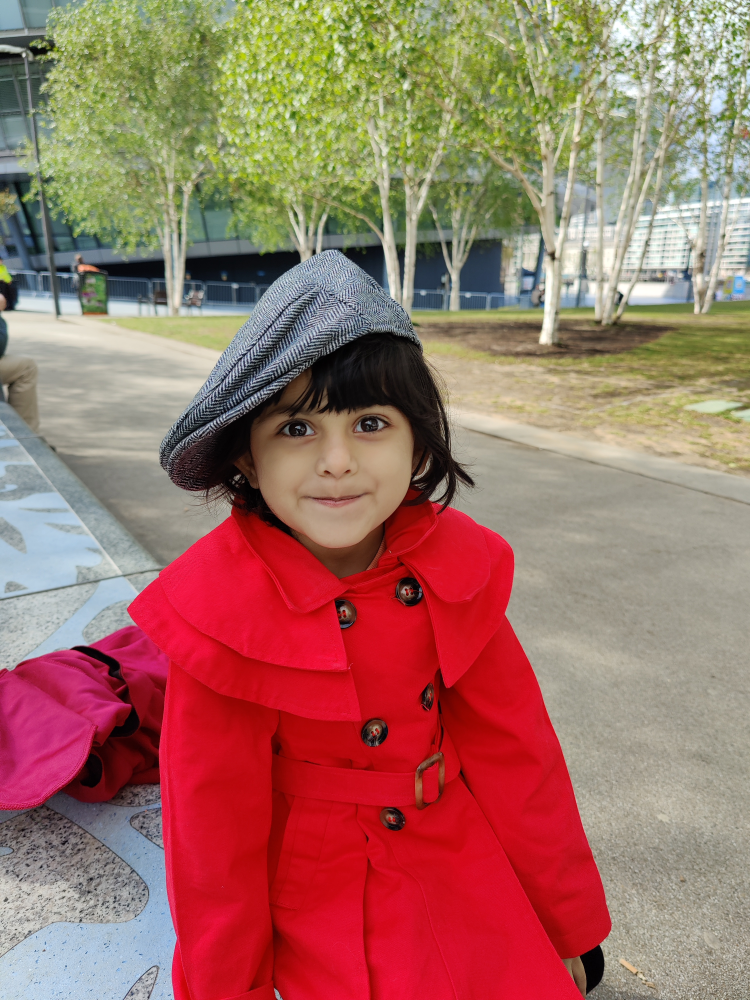
#> input picture Part 1 Introduction to computer vision projects/1-4 Corners and Object Detection,Feature vector/images/kyna.jpg, 3000 x 4000 px (shown at 1/4 size); the run also reads 1 picture not shown here
$ jupyter execute '3. ORBkeypointanddescriptor.ipynb'   (shell and % lines are left out)
#> lines starting #> are read from the running program, lines starting #| are printed output that depends on the picture
[cell 1]
import cv2
import matplotlib.pyplot as plt

[cell 2]
#Set default figure size
plt.rcParams['figure.figsize'] =[14.0,7.0]

[cell 3]
#Load training image
image1  = cv2.imread('images/kyna.jpg')
#> image1 is the input picture: shape (4000, 3000, 3); mean B, G, R 99.8, 111.4, 159.8
#load query image
image2 =  cv2.imread('images/kyna1.jpg')

[cell 4]
#Convert training image to RGB
training_image = cv2.cvtColor(image1,cv2.COLOR_BGR2RGB)
#Convert uery image to RGB
query_image = cv2.cvtColor(image2,cv2.COLOR_BGR2RGB)

[cell 5]
#Convert training image to grayscale
training_gray = cv2.cvtColor(training_image,cv2.COLOR_RGB2GRAY)
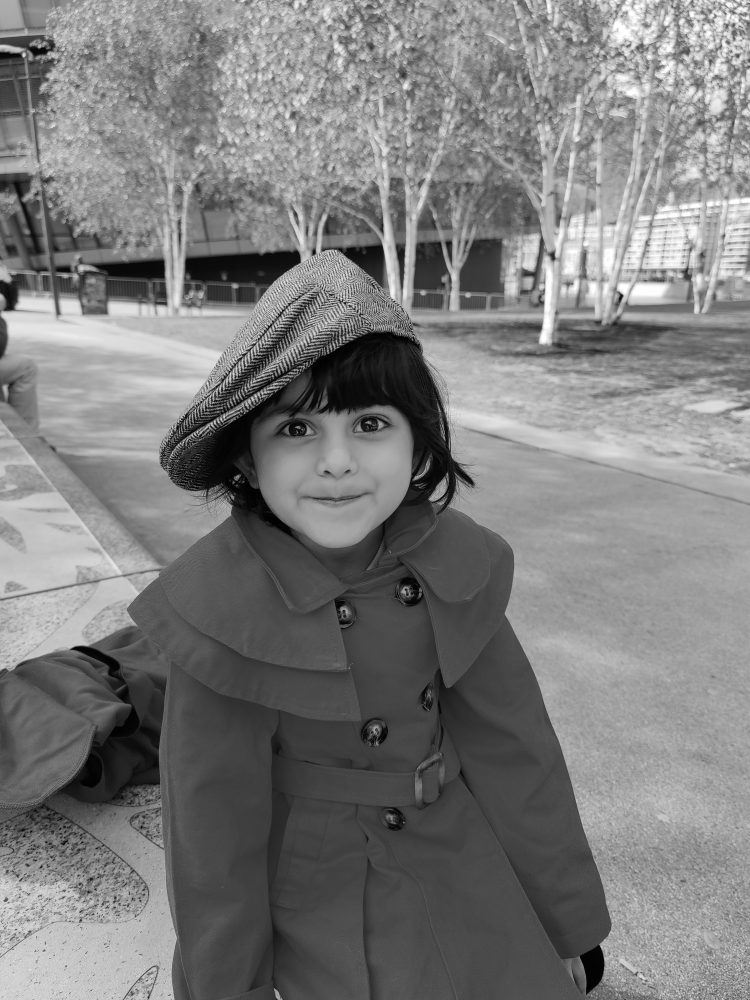
#> training_gray: shape (4000, 3000) (shown at 1/4 size); min 0, max 255, mean 124.6
#Convert query image to grayscale
query_gray = cv2.cvtColor(query_image,cv2.COLOR_RGB2GRAY)

[cell 6]
#Set parameters of ORB algorithm by specifying maximum number of keypoints to locate the pyramid decimation ratio
orb = cv2.ORB_create(1000,2.0)

[cell 7]
#Find keypoints in training and query image and compute their ORB descriptor
keypoints_train,descriptors_train = orb.detectAndCompute(training_gray,None)
#> keypoints_train = 988 keypoints; strongest (x, y, size): (1364, 1198, 62), (1652, 1333, 31), (1652, 1331, 31), (1374, 1204, 62)
keypoints_query,descriptors_query = orb.detectAndCompute(query_gray,None)
#> keypoints_query has the same summary as keypoints_train

[cell 8]
#Create a Brute force matcher object,s set crosscheck to True so that BFmatcher will return consistent pairs
bf = cv2.BFMatcher(cv2.NORM_HAMMING,crossCheck =True)

[cell 9]
#Perform matching between ORB descriptors of training and query image
matches = bf.match(descriptors_train,descriptors_query)
#> matches = 988 matches

[cell 10]
#Matches with shorter distance we want so we sort the matches according to distance
matches  = sorted(matches,key = lambda x:x.distance)

[cell 11]
#Connect the keypoints in training image with their best matching points in query image
result = cv2.drawMatches(training_gray,keypoints_train,query_gray,keypoints_query,matches[:300],query_gray,flags = 2)
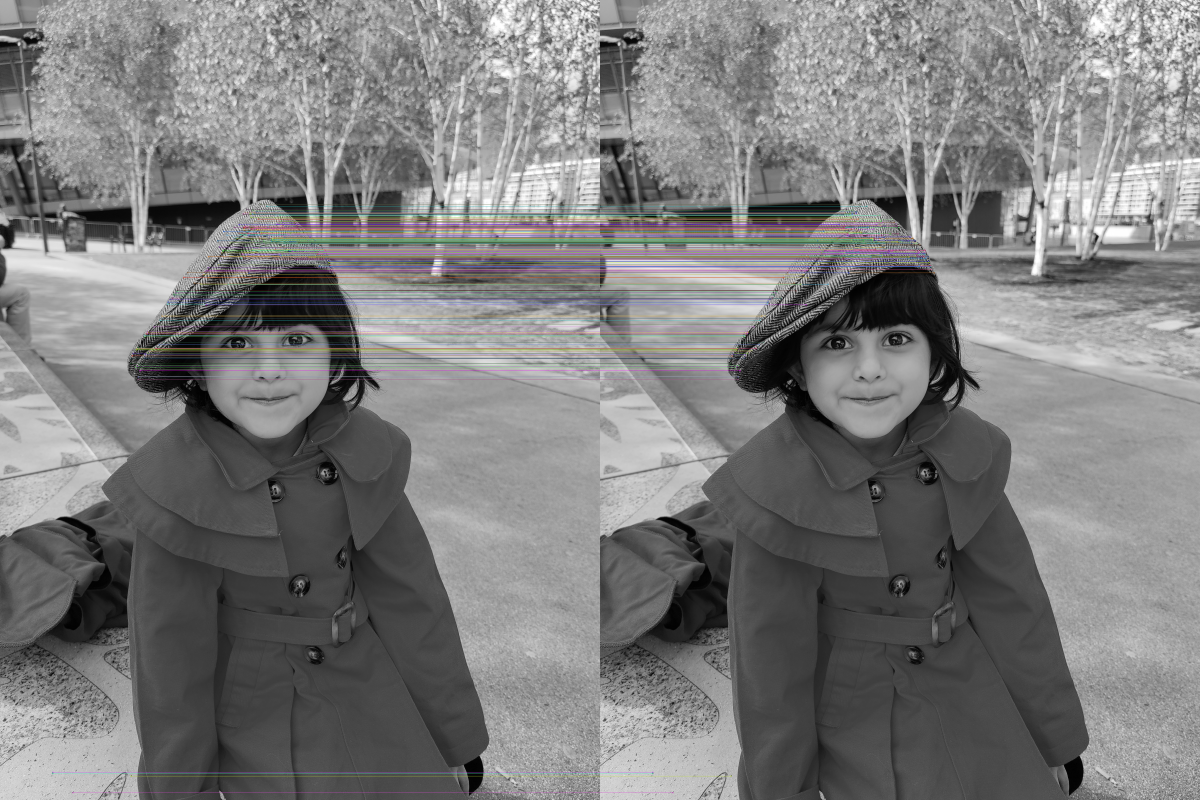
#> result: shape (4000, 6000, 3) (shown at 1/5 size); mean of channels 0, 1, 2 124.2, 124.2, 124.4; drawn as B, G, R

[cell 12]
#Display the best matching points
plt.title('Best Matching Point')
plt.imshow(result)
plt.show()

[cell 13]
#Print number of keypoints detected in trianing image
print("Number of keypoints detected in training image:",len(keypoints_train))
#| Number of keypoints detected in training image: 988
#Print number of keypoints detected in query image
print("Number of keypoints detected in query image:",len(keypoints_query))
#| Number of keypoints detected in query image: 988

[cell 14]
#Print total number of matching points between training and query images
print("\n number of matching keypoints between training and query images:",len(matches))
#|  number of matching keypoints between training and query images: 988
